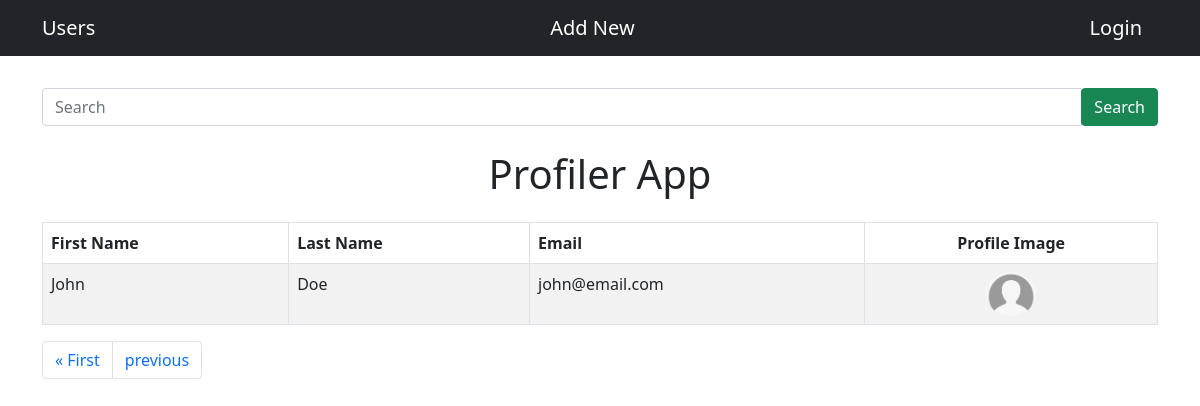
/users/?page=2, run on the app's committed database.
### users/models.py (models this page shows, shortened)
class User(models.Model):
    user_name = models.CharField(max_length=200, verbose_name='First Name')
    user_lname = models.CharField(max_length=200, verbose_name='Last Name')
    user_email = models.EmailField(unique=True, max_length=200, verbose_name='Email')
    user_position = models.CharField(max_length=200, verbose_name='Position')
    user_image = models.ImageField(upload_to=image_path, default='profile_pic/image.jpg')
    pub_date = models.DateField(default=now)

### users/views.py (the view)
# urls.py: path('', views.index, name='index'),
def index(request):
    user_list = User.objects.all().order_by('-id')
    paginator = Paginator(user_list, 5)
    page_number = request.GET.get('page')
    user_list = paginator.get_page(page_number)
    return render(request, 'users/index.html', {
        'page_obj': user_list,
    })

### templates/users/index.html (shortened to what this page needs)
{% extends 'base.html' %}
{% block content %}
  <form action="{% url 'users:search' %}" method='GET' class="mb-4 mt-2">
    <div class="input-group">
      <input type="text" class="form-control" placeholder="Search" name="search" required>
      <div class="input-group-append">
        <button type="submit" class="btn btn-success">Search</button>
      </div>
    </div>
  </form>
  <h1 class="text-center mb-4">Profiler App</h1>
  {% if page_obj %}
  <div class="table-responsive">
    <table class="table table-bordered table-striped table-hover">
      <thead>
        <tr>
          <th>First Name</th>
          <th>Last Name</th>
          <th>Email</th>
          <th class="text-center">Profile Image</th>
        </tr>
      </thead>
      <tbody>
        {% for user in page_obj %}
        <tr>
          <td>{{user.user_name}}</td>
          <td>{{user.user_lname}}</td>
          <td>{{user.user_email}}</td>
          <td class="text-center">
            <a href="{% url 'users:detail' user.id %}">
              <img src="media/{{user.user_image}}" alt="userimage" width="50" class="rounded-circle">
            </a>
          </td>
        </tr>
        {% endfor %}
      </tbody>
    </table>
    <ul class="pagination">
        {% if page_obj.has_previous %}
            <li class="page-item"><a href="?page=1" class="page-link">&laquo;  First</a></li>
            <li class="page-item"><a href="?page={{ page_obj.previous_page_number }}" class="page-link"> previous</a></li>
        {% endif %}
    </ul>
  </div>
  {% else %}
    <p>no record</p>
  {% endif %}
{% endblock %}

### data on the page
User: user_name "John", user_lname "Doe", user_email "john@email.com", user_image (picture)
